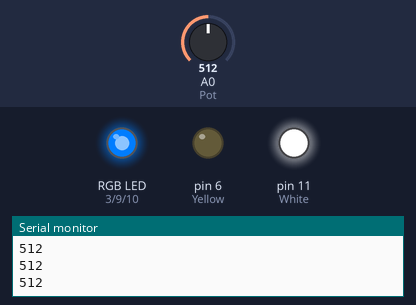
The sketch below on a simulated Arduino Uno, built with avr-gcc and run on an emulated ATmega328P. On the bench: an RGB LED mixed from three pins (HIGH = lit), output pins drawn as LEDs (lit = HIGH), the last lines printed to the serial monitor. Inputs (shaded band) come from the test bench; at power-on: A0 (Pot) = 512. Dim RGB values are drawn brighter than linear.

Above: at 1.2 s.
1.3 s: A0 (Pot) set to 716
At 1.6 s:
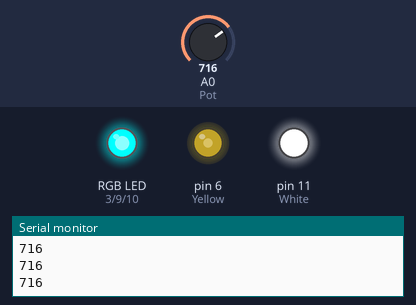
2.8 s: A0 (Pot) set to 900
At 4.0 s:
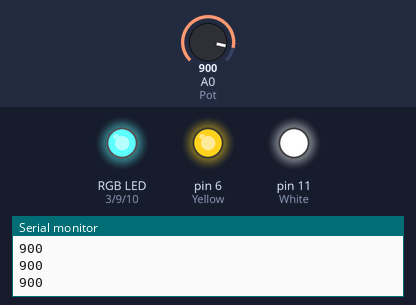
4.3 s: A0 (Pot) set to 1023
At 5.1 s:
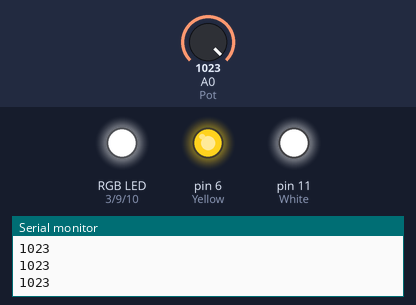
5.8 s: A0 (Pot) set to 306
At 6.4 s:
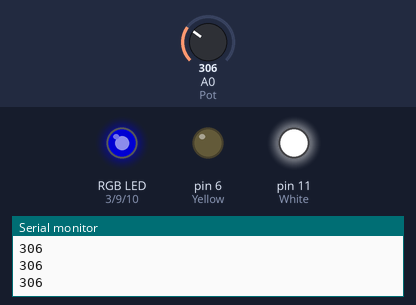
7.3 s: A0 (Pot) set to 245
At 8.5 s:
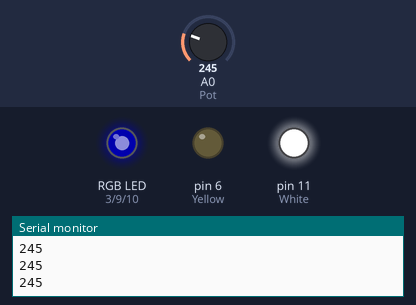
8.8 s: A0 (Pot) set to 195
At 9.6 s:
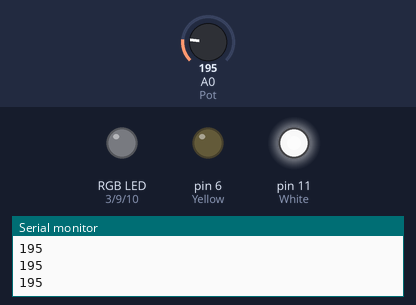
Timing chart, 0 to 11.3 s (numbered marks = the images above; inputs shaded):
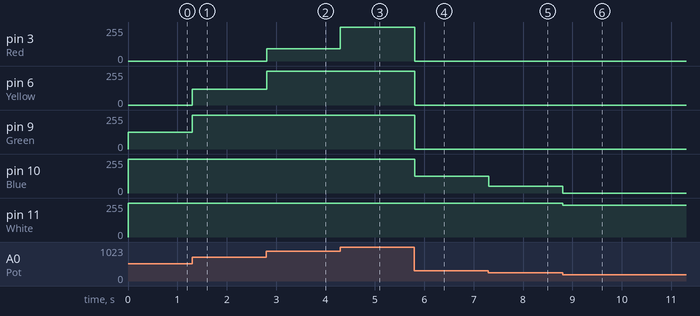

The sketch:

Crawling_Lights_Collin_GH.ino
```cpp
/*
Code written by Collin Milliron

This code is written for the Arduino platform. This program was tested on the Elegoo UNO R3

Hook up a Pot with the wiper plugged into A0

Hook up LED's from outputs 3, 6, 9, 10, 11 each through a resistor to Ground

*/

// These constants won't change. They're used to give names to the pins used:

int Pot = A0;  // Analog input pin that the potentiometer is attached to
int Red = 3; // Analog output pin connected to LED red
int Yellow = 6; // Analog output pin connected to LED yellow
int Green = 9; // Analog output pin connected to LED green
int Blue = 10; // Analog output pin connected to LED blue
int White = 11; // Analog output pin connnected to LED white

int sensorValue = 0;        // value read from the pot
int outputValue = 0;        // value output to the PWM (analog out)
int multiplier = 0;	//Once the total physical range of the wiper is divided by 5, the multiplier allows the LED to shine at full brightness at the end of each cycle by boosting voltage by a factor of 5
int limiter = 0;	//Such reckless boosting of voltage on my part, amirite? ^^^^. Tsk tsk. The limiter limits the total multiplied voltage sent to the LED to 5v maximum. Perhaps this is not necessary, but am I such a fool for wanting to protect my investments? I practically went into bankrupcy trying to afford this $30 Arduino so goddamnit I'll be careful if I want to.

//Bitch. I love you

void setup() {
  // Initialize Serial Output
  Serial.begin(9600);
  // initialize analog pins powering the LEDs as an output.
  pinMode(3, OUTPUT);
  pinMode(6, OUTPUT);
  pinMode(9, OUTPUT);
  pinMode(10, OUTPUT);
  pinMode(11, OUTPUT);
}

void loop() {

  // read the analog in value:
  sensorValue = analogRead(Pot);
  // map it to the range of the analog out:
  outputValue = map(sensorValue, 0, 1023, 0, 255);
  // change the analog out value:

//White LED
int multiplier = outputValue * 5;
int limiter = min(multiplier, 255);

//Other LEDs
int blueCycle = constrain(outputValue, 51, 101);
int blueValue = map(blueCycle, 51, 101, 0, 255);

int greenCycle = constrain(outputValue, 102, 153);
int greenValue = map(greenCycle, 102, 153, 0, 255);

int yellowCycle = constrain(outputValue, 154, 205);
int yellowValue = map(yellowCycle, 154, 205, 0, 255);

int redCycle = constrain(outputValue, 206, 255);
int redValue = map(redCycle, 206, 255, 0, 255);

//Logic

if (outputValue >= 0) {
  analogWrite(White, limiter);    // White LED
}

if (51 <= outputValue <= 101) {    //Blue LED
  analogWrite(Blue, blueValue);    // LED on
}
else if (51 > outputValue) {
  analogWrite(Blue, 0);    // LED off
}

if (102 <= outputValue <= 153) {	//Green LED
  analogWrite(Green, greenValue);    // LED on
}
else if (102 > outputValue) {
  analogWrite(Green, 0);    // LED off
}

if (154 <= outputValue <= 205) {	//Yellow LED
  analogWrite(Yellow, yellowValue);    // LED on
}
else if (154 > outputValue) {
  analogWrite(Yellow, 0);    // LED off
}

if (206 <= outputValue <= 255) {	//Red LED
  analogWrite(Red, redValue);    // LED on
}
else if (206 > outputValue) {
  analogWrite(Red, 0);    // LED off
}

//Print sensor value and delay 1ms

  Serial.println(sensorValue);
  delay(1);
}
```

Measured:
- after the input at 1.3 s, pin 6 (Yellow): 0/255 → 120/255 at once; pin 9 (Green): 125/255 → 255/255 at once
- after the input at 2.8 s, pin 3 (Red): 0/255 → 93/255 at once; pin 6 (Yellow): 120/255 → 255/255 at once
- after the input at 4.3 s, pin 3 (Red): 93/255 → 255/255 at once
- after the input at 5.8 s, pin 3 (Red), pin 6 (Yellow), pin 9 (Green): 255/255 → 0/255 at once; pin 10 (Blue): 255/255 → 127/255 at once
- after the input at 7.3 s, pin 10 (Blue): 127/255 → 51/255 at once
- after the input at 8.8 s, pin 10 (Blue): 51/255 → 0/255 at once; pin 11 (White): 255/255 → 240/255 at once
